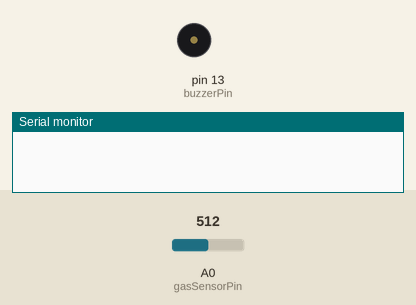
This sketch was run on a simulated Arduino Uno, built with avr-gcc and run on an emulated ATmega328P. Shown: buzzer (waves = sounding, pin HIGH), the last lines printed to the serial monitor. The test bench sets the inputs (shaded band); at power-on: A0 (gasSensorPin) = 512. The modem accepts every AT command (registered, SIM ready, sends succeed) and sends nothing else.

Above: at 0.1 s.
At 1.4 s:
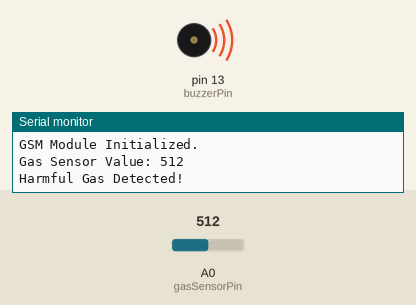
Timing chart, 0 to 2.9 s (numbered marks = the images above):
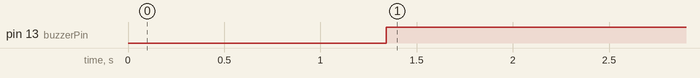

Measured:
- by itself, pin 13 (buzzerPin): LOW → HIGH at 1.3 s

The sketch:

advanced.ino
```cpp
#include <SoftwareSerial.h>

// MQ2 sensor
const int gasSensorPin = A0;
int sensorValue = 0;
const int threshold = 200; // Adjust based on your environment

// GSM Module
SoftwareSerial gsm(7, 8); // TX, RX

// Buzzer
const int buzzerPin = 13;

void setup() {
  Serial.begin(9600);    // Serial Monitor
  gsm.begin(9600);       // GSM module baud rate

  pinMode(gasSensorPin, INPUT);
  pinMode(buzzerPin, OUTPUT);

  // Initialize GSM module
  initializeGSM();
}

void loop() {
  sensorValue = analogRead(gasSensorPin);
  Serial.print("Gas Sensor Value: ");
  Serial.println(sensorValue);

  if (sensorValue > threshold) {
    Serial.println("Harmful Gas Detected!");

    // Turn on the buzzer
    digitalWrite(buzzerPin, HIGH);

    // Send SMS alert
    sendSMS("Alert: Harmful Gas Detected !");

    delay(5000); // Wait for 5 seconds before next check
  } else {
    // Turn off the buzzer
    digitalWrite(buzzerPin, LOW);
  }

  delay(500); // Sensor check every second
}

void initializeGSM() {
  delay(1000);
  gsm.println("AT");           // Check if GSM module is responding
  delay(100);
  gsm.println("AT+CMGF=1");    // Set SMS to text mode
  delay(100);
  gsm.println("AT+CNMI=1,2,0,0,0"); // Configure for SMS reception
  delay(100);
  Serial.println("GSM Module Initialized.");
}

void sendSMS(String message) {
  gsm.println("AT+CMGS=\"+917395809454\""); // Replace with your phone number
  delay(100);

  gsm.println(message);
  delay(100);

  gsm.write((char)26); // ASCII code of Ctrl+Z to send SMS
  delay(1000);

  Serial.println("SMS sent successfully.");
}
```
